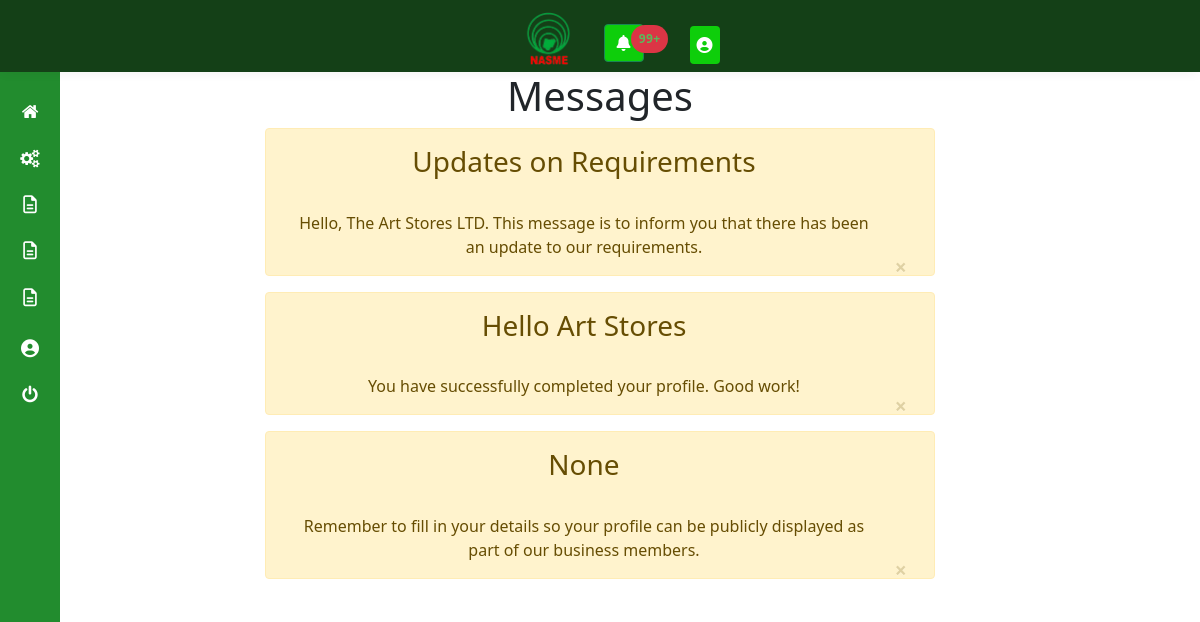
Screenshot of /messages (signed in) with the database file from the repository.
### membership/models.py (models this page shows, shortened)
class Message(db.Model):
    id = db.Column(db.Integer, primary_key=True)
    sender_id = db.Column(db.Integer, db.ForeignKey('user.id'))
    member_recipient_id = db.Column(db.Integer, db.ForeignKey('user.id'))
    unit_recipient_id = db.Column(db.Integer, db.ForeignKey('unit.id'))
    title = db.Column(db.String(60))
    body = db.Column(db.String(140))
    timestamp = db.Column(db.DateTime, index=True, default=datetime.utcnow)

### membership/members/routes.py (the view)
@members.route("/messages", methods=["GET"])
@user_role_required
def messages():
  current_user.last_message_read_time = datetime.utcnow()
  db.session.commit()
  member = current_user
  messages = member.messages_received
  for unit in member.units:
    messages.extend(unit.messages_received)
  messages = messages.order_by(Message.timestamp.desc()).all()
  return render_template('messages.html', messages=messages, member=member)

### membership/members/utils.py (called while the page is built)
def user_role_required(func):
    @wraps(func)
    def decorated_view(*args, **kwargs):
      if current_user.is_authenticated:
        if current_user.role == "USER":
          if current_user.business_name == None and request.endpoint != 'members.edit_business_profile' and request.method!="POST":
            flash("You must first complete this form before you can proceed")
            return redirect(url_for('members.edit_business_profile'))
          return func(*args, **kwargs)
        else:
          flash("You must log in to access this page", "info")
          return redirect(url_for('members.login', next=url_for(request.endpoint)))
      else:
        flash("You must log in to access this page", "info")
        return redirect(url_for('members.login', next=url_for(request.endpoint)))
    return decorated_view

### membership/models.py (called while the page is built)
@login_manager.user_loader
def load_user(user_id):
    return User.query.get(int(user_id))

### membership/templates/messages.html (shortened to what this page needs)
{% extends "member_layout.html" %}
{% block content %}
    <h1>Messages</h1>
    {% for post in messages %}
    <div class="container">
        <div class="alert alert-warning alert-dismissible show" role="alert" id="alirt">
          <strong><h3>{{post.title}}</h3></strong>
          <br/>
          <p>{{post.body}}</p>
          <button type="button" class="close" data-dismiss="alert" aria-label="Close">
            <span aria-hidden="true">&times;</span>
          </button>
        </div>
      </div>
    {% endfor %}
{% endblock %}

### membership/templates/messages.html (style rules this page uses)
#alirt { width:60%; margin-left: auto; margin-right: auto; }

### rows the page displays
Message: title "Updates on Requirements", body "Hello, The Art Stores LTD. This message is to inform you that there has been an update to our requirements."
Message: title "Hello Art Stores", body "You have successfully completed your profile. Good work!"
Message: title "None", body "Remember to fill in your details so your profile can be publicly displayed as part of our business members."
